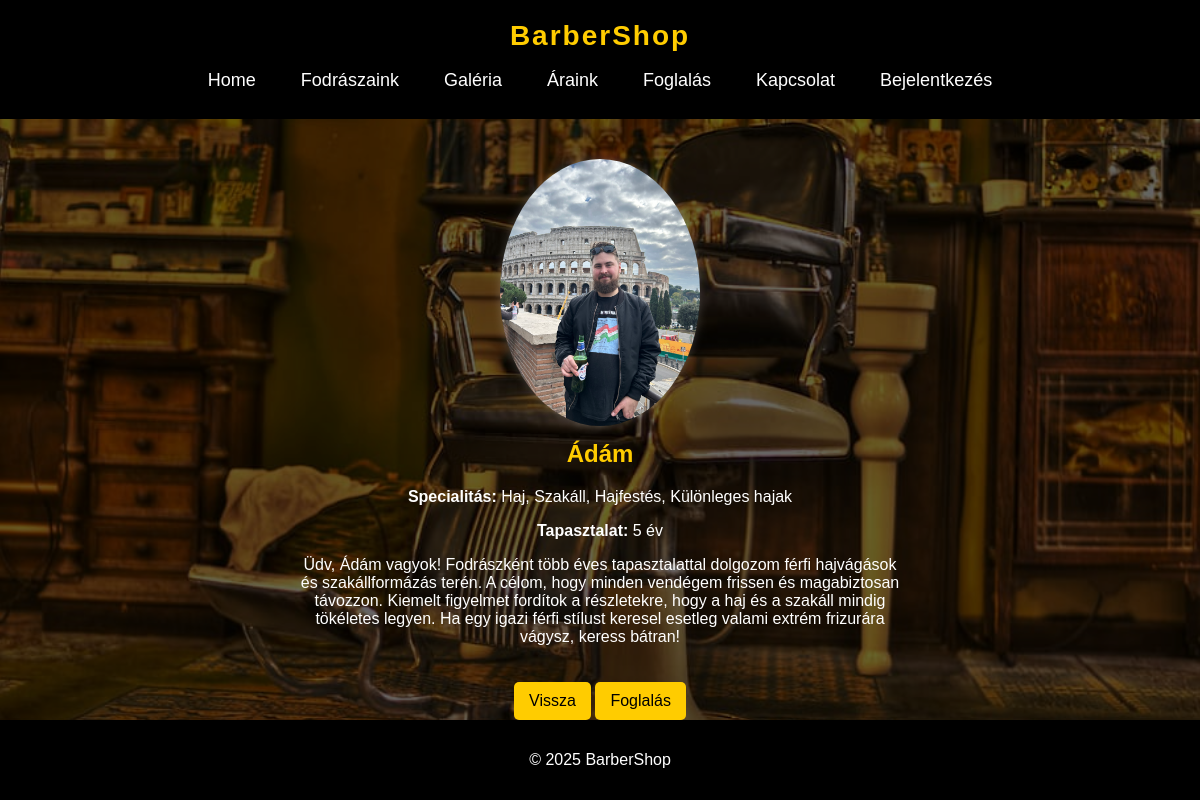
The app's page /bookings/barbers/4/ with its own data.
### bookings/models.py (models this page shows, shortened)
class Barber(models.Model):
    name = models.CharField(max_length=100)
    specialty = models.CharField(max_length=200)
    experience = models.IntegerField()
    bio = models.TextField(blank=True)
    profile_image = models.ImageField(upload_to="barbers/", blank=True, null=True, default=None)

### bookings/views.py (the view)
# urls.py: path("barbers/<int:barber_id>/", barber_detail, name="barber_detail"),
def barber_detail(request, barber_id):
    barber = get_object_or_404(Barber, id=barber_id)
    return render(request, "bookings/barber_detail.html", {"barber": barber})

### bookings/templates/bookings/barber_detail.html (shortened to what this page needs)
{% extends "base.html" %}
{% block content %}
  <div class="barber-profile">
    {% if barber.profile_image %}
      <img src="{{ barber.profile_image.url }}" alt="{{ barber.name }}">
    {% endif %}
    <h2>{{ barber.name }}</h2>
    <p><strong>Specialitás:</strong> {{ barber.specialty }}</p>
    <p><strong>Tapasztalat:</strong> {{ barber.experience }} év</p>
    <p>{{ barber.bio }}</p>
    <a href="{% url 'barbers' %}" class="back-button">Vissza</a>
    {% if user.is_authenticated %}
    <a href="{% url 'book_appointment' %}"class="back-button">Foglalás</a>
    {% else %}
    <a href="{% url 'login' %}?next={% url 'book_appointment' %}" class="back-button">Foglalás</a>
    {% endif %}
  </div>
{% endblock %}

### bookings/templates/base.html (style rules this page uses)
body { background-color: #121212; color: #fff; font-family: 'Arial', sans-serif; margin: 0; padding: 0; display: flex; flex-direction: column; align-items: center; min-height: 100vh; }
body { background: url('/staticfiles/images/barbershop-bg.jpg') no-repeat center center fixed; background-size: cover; color: #fff; font-family: 'Arial', sans-serif; margin: 0; padding: 0; display: flex; flex-direction: column; align-items: center; min-height: 100vh; position: relative; }
body::before { content: ""; position: absolute; top: 0; left: 0; width: 100%; height: 100%; background: rgba(0, 0, 0, 0.6); z-index: -1; }

### bookings/templates/bookings/barber_detail.html (style rules this page uses)
.barber-profile { text-align: center; max-width: 600px; margin: auto; }
.barber-profile img { width: 200px; border-radius: 50%; box-shadow: 0 0 10px rgba(255, 255, 255, 0.2); }
.barber-profile h2 { color: #ffcc00; margin-top: 10px; }
.barber-profile .back-button { display: inline-block; margin-top: 20px; padding: 10px 15px; background: #ffcc00; color: #000; text-decoration: none; border-radius: 5px; }

### records on screen
Barber: profile_image (picture), name "Ádám", specialty "Haj, Szakáll, Hajfestés, Különleges hajak", experience "5", bio "Üdv, Ádám vagyok! Fodrászként több éves tapasztalattal dolgozom férfi hajvágások és szakállformázás terén. A célom, hogy minden vendégem frissen és magabiztosan távozzon. Kiemelt figyelmet fordítok a részletekre, hogy a haj és a szakáll mindig tökéletes legyen. Ha egy igazi férfi stílust keresel esetleg valami extrém frizurára vágysz, keress bátran!"
